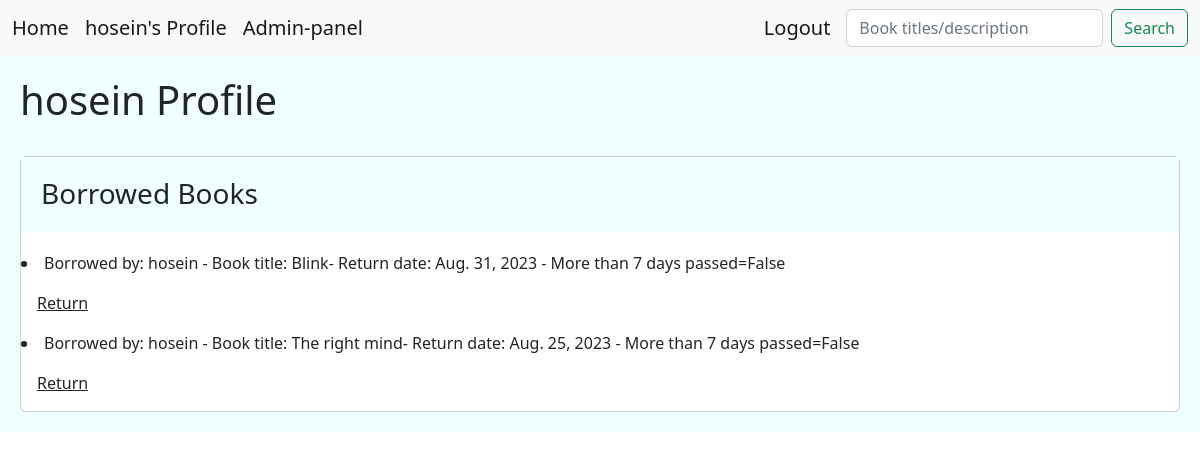
Screenshot of /users/12/ (signed in) with the database file from the repository.
### account/models.py (models this page shows, shortened)
class CustomUser(AbstractBaseUser):
    MEMBERSHIP_NORMAL = 'N'
    MEMBERSHIP_VIP = 'V'
    MEMBERSHIP_CHOICES = [
        (MEMBERSHIP_NORMAL,'Normal'),
        (MEMBERSHIP_VIP,'VIP'),
    ]
    full_name = models.CharField(max_length=100,unique=True,null=True)
    email = models.EmailField(unique=True)
    expiration_date = models.DateField(null=True)
    membership = models.CharField(max_length=1, choices= MEMBERSHIP_CHOICES, default= MEMBERSHIP_NORMAL)
    phone = models.CharField(max_length=11, unique=True, null=True)
    is_active = models.BooleanField(default=True)
    is_admin = models.BooleanField(default=False)
    objects = UserManager()
    USERNAME_FIELD = 'phone'
    REQUIRED_FIELDS = ['email','password','full_name',]#['email',] #required fields when making a user in shell by createsuper user
    def __str__(self):
        return self.email

### library/models.py (models this page shows, shortened)
class BorrowedBook(models.Model):
    user = models.ForeignKey(User, on_delete=models.CASCADE)
    book = models.ForeignKey(Books, on_delete=models.CASCADE)
    borrow_date = models.DateField()
    return_date = models.DateField(null=True, blank=True)
    date_check = models.BooleanField(default=False) #say how many days left

class Books(models.Model):
    title = models.CharField(max_length=100)
    description = models.TextField(null=True)
    price = models.DecimalField(max_digits=6 , decimal_places=2, default=0.00)
    shabak = models.CharField(max_length=150,null=True)
    copies_available = models.PositiveIntegerField(default=4)
    genre = models.ForeignKey('Genre', on_delete=models.SET_NULL, null=True)
    author = models.ForeignKey('Author', on_delete=models.SET_NULL, null=True)
    def __str__(self):
        return self.title

### library/views.py (the view)
# urls.py: path('users/<int:user_id>/',views.UserProfile.as_view(), name='user'),
class UserProfile(LoginRequiredMixin,View):
    template_class = 'library/user_profile.html'
    def dispatch(self, request,user_id):
        if user_id != request.user.id:
            messages.error(request, 'No cheating!', 'danger')
            return redirect('library:home')
        return super().dispatch(request, user_id)
    def get(self,request, user_id):
        user = User.objects.get(id=user_id)
        borrowed_books = BorrowedBook.objects.filter(user=user.id)
        for i in borrowed_books:
            if date.today()-i.borrow_date >= timedelta(days=7):
                i.date_check = True
            else:
                i.date_check = False
                i.save()
                continue
        return render(request,self.template_class,{'borrowed_books': borrowed_books,'user':user})

### library/templates/library/user_profile.html (shortened to what this page needs)
<!DOCTYPE html>
<html lang="en">
<head>
    <link href="https://cdn.jsdelivr.net/npm/bootstrap@5.2.0-beta1/dist/css/bootstrap.min.css" rel="stylesheet">
</head>
<body>
{% include 'include/navbar.html' %}
<div class="jumbotron">
    {% block content %} <H1> {{ request.user.full_name }} Profile </H1>
     <br/>
    <div class="card">
        <h3 class="card-title jumbotron">Borrowed Books</h3>
    {% for i in borrowed_books %}
    <li> Borrowed by: {{i.user.full_name}} - Book title: {{i.book}}- Return date: {{i.return_date}} - More than 7 days passed={{i.date_check}}</li>
    <a class="card-body" href="{% url 'library:return' i.id  %}" >Return</a>
    {% endfor %}
    {% endblock %}
</div>
</body>
</html>

### templates/include/navbar.html (shortened to what this page needs)
<nav class="navbar navbar-expand-lg bg-light">
    <div class="container-fluid">
      <a class="navbar-brand" href=" {% url 'library:home' %} ">Home</a>
      {% if request.user.is_authenticated %}
        <a class="navbar-brand" aria-current="page" href="{% url 'library:user' request.user.id %}">{{request.user.full_name}}'s Profile</a>
      {% endif %}
      <div class="collapse navbar-collapse" id="navbarSupportedContent">
        <ul class="navbar-nav me-auto mb-2 mb-lg-0">
          <li class="nav-item">
            <a class="navbar-brand" aria-current="page" href="http://127.0.0.1:8000/admin">Admin-panel</a>
          </li>
        </ul>
      {% if request.user.is_authenticated %}
        <a class="navbar-brand" href=" {% url 'account:User_Logout' %} ">Logout</a>
      {% endif %}
      <form class="d-flex" role="search" method="GET" action="{% url 'library:search' %}">
        <input class="form-control me-2" type="search" placeholder="Book titles/description" aria-label="Search" name="search_input">
        <button class="btn btn-outline-success" type="submit">Search</button>
      </form>
      </div>
    </div>
  </nav>

### library/templates/library/user_profile.html (style rules this page uses)
.jumbotron { padding: 20px; margin-bottom: 20px; background-color: azure; }

### rows the page displays
CustomUser: user.full_name "hosein"
BorrowedBook: user.full_name "hosein", book "Blink", return_date "Aug. 31, 2023", date_check "False"
BorrowedBook: user.full_name "hosein", book "The right mind", return_date "Aug. 25, 2023", date_check "False"
